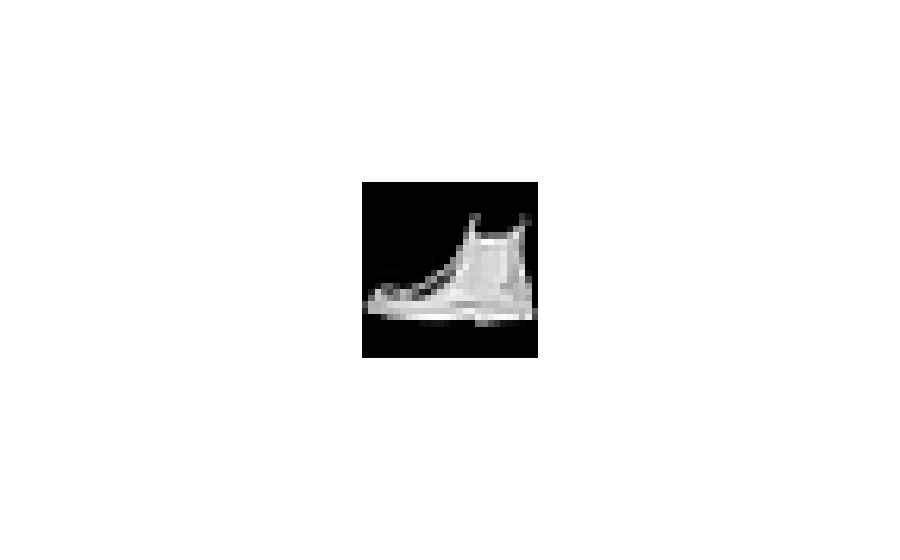

The cell this chart's notebook holds for it:
### Code cell
img = train_data[450]
fig = px.imshow(img, color_continuous_scale='gray')
fig.update_layout(coloraxis_showscale=False)
fig.update_xaxes(showticklabels=False)
fig.update_yaxes(showticklabels=False)
fig.show()

### Figure 1 — Plotly figure (JSON) as saved in the notebook; plotly's stock layout.template omitted (floating-point values rounded to 4 significant figures; data arrays with more than 128 entries replaced by an {"elided": "..."} marker saying what was removed)
{"data": [{"coloraxis": "coloraxis", "hovertemplate": "x: %{x}<br>y: %{y}<br>color: %{z}<extra></extra>", "type": "heatmap", "z": {"elided": "28x28 int values"}}], "layout": {"autosize": true, "coloraxis": {"colorscale": [[0, "rgb(0, 0, 0)"], [0.09091, "rgb(16, 16, 16)"], [0.1818, "rgb(38, 38, 38)"], [0.2727, "rgb(59, 59, 59)"], [0.3636, "rgb(81, 80, 80)"], [0.4545, "rgb(102, 101, 101)"], [0.5455, "rgb(124, 123, 122)"], [0.6364, "rgb(146, 146, 145)"], [0.7273, "rgb(171, 171, 170)"], [0.8182, "rgb(197, 197, 195)"], [0.9091, "rgb(224, 224, 223)"], [1, "rgb(254, 254, 253)"]], "showscale": false}, "margin": {"t": 60}, "xaxis": {"autorange": true, "constrain": "domain", "domain": [0.381, 0.619], "range": [-0.5, 27.5], "scaleanchor": "y", "showticklabels": false}, "yaxis": {"autorange": true, "constrain": "domain", "domain": [0, 1], "range": [27.5, -0.5], "showticklabels": false}}}
